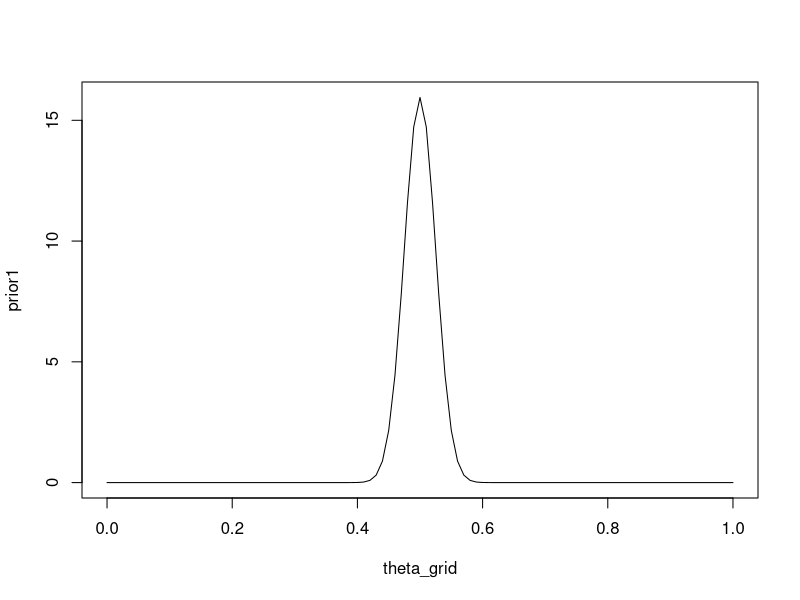
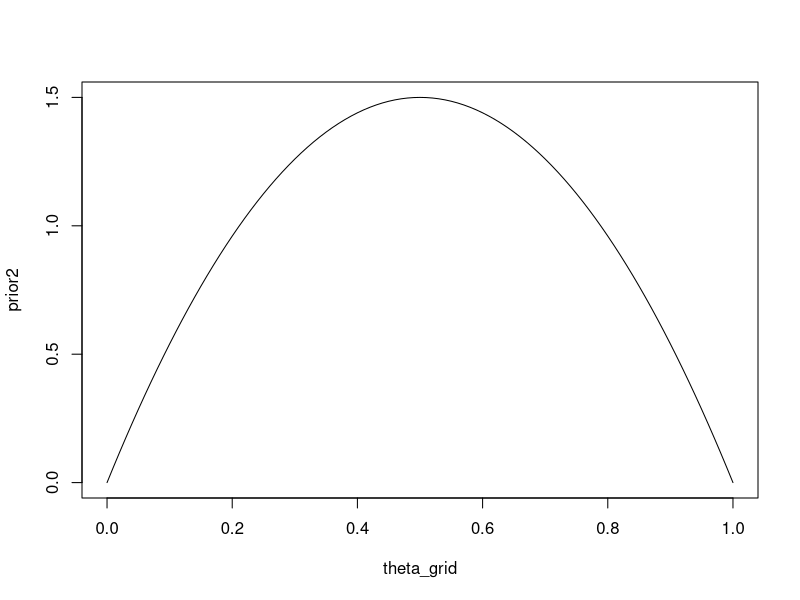
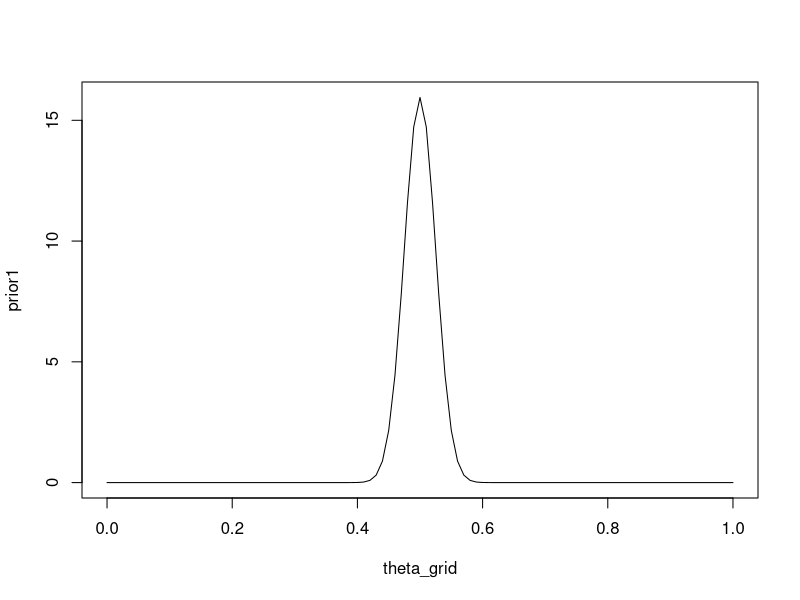
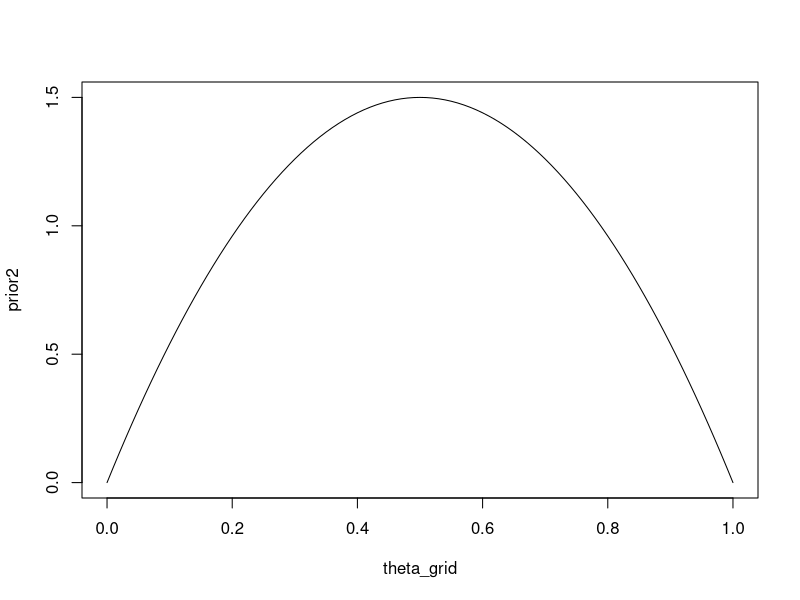
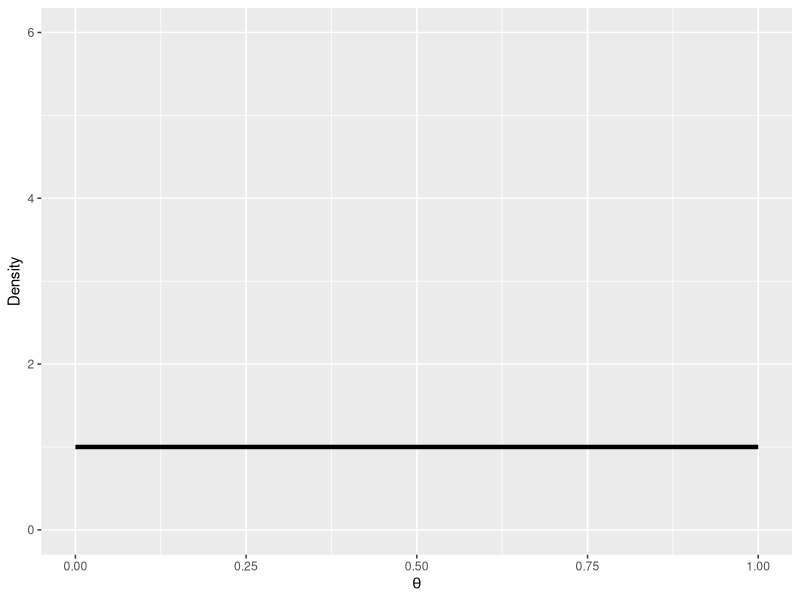
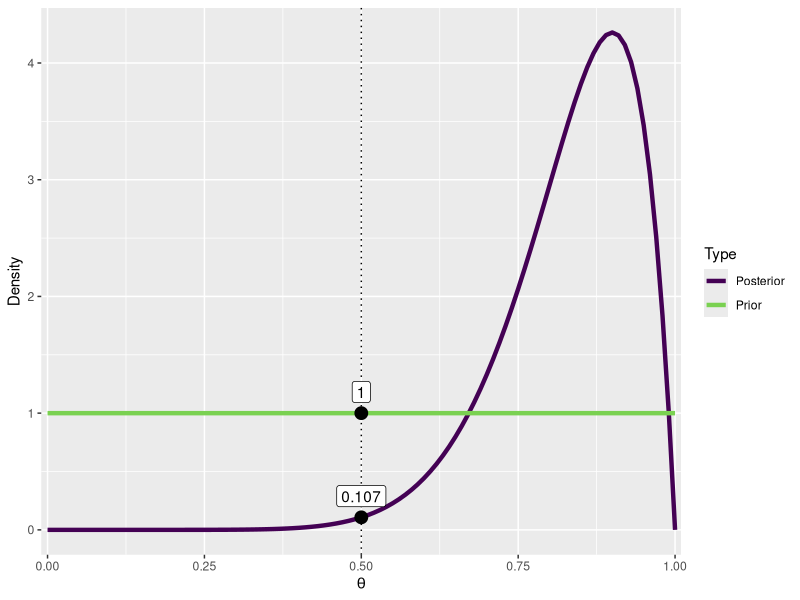

Here is the R script that generated these plots, in order:
## ---- chunk 1
#| label: load-packages
#| echo: false
#| message: false
#| warning: false
library(tidyverse)
library(viridis)

## ---- chunk 2
theta_grid <- seq(0, 1, length = 101)
prior1 <- dbeta(theta_grid, shape1 = 200, shape2 = 200)
plot(theta_grid, prior1, "l")
## ---- chunk 3
prior2 <- dbeta(theta_grid, shape1 = 2, shape2 = 2)
plot(theta_grid, prior2, "l")
## ---- chunk 4
theta_grid <- seq(0, 1, length = 101)
prior1 <- dbeta(theta_grid, shape1 = 200, shape2 = 200)
plot(theta_grid, prior1, "l")
## ---- chunk 5
prior2 <- dbeta(theta_grid, shape1 = 2, shape2 = 2)
plot(theta_grid, prior2, "l")
## ---- chunk 6
#| echo: false
#| warning: false
#| message: false
library(tidyverse)
## ---- chunk 7
n_correct <- 9
n_questions <- 10
## ---- chunk 8
pd <- tibble(
  x = seq(0, 1, by = .01),
  Prior = dbeta(x, 1, 1)
)
ggplot(pd, aes(x, Prior)) +
  geom_line(size = 1.5) +
  coord_cartesian(xlim = 0:1, ylim = c(0, 6), expand = 0.01) +
  labs(y = "Density", x = bquote(theta))
## ---- chunk 9
(dprior <- dbeta(0.5, 1, 1))
## ---- chunk 10
(dposterior <- dbeta(0.5, 10, 2))
## ---- chunk 11
BF01 <- dposterior / dprior
## ---- chunk 12
BF01
## ---- chunk 13
(BF10 <- 1/BF01)
## ---- chunk 14
pd <- pd |> 
  mutate(Posterior = dbeta(x, 1 + n_correct, 1 + (n_questions-n_correct)))

pdw <- pd |> 
  pivot_longer(names_to = "Type", 
               values_to = "density", 
               Prior:Posterior)
pdw |> 
  ggplot(aes(x, density, col = Type)) +
  geom_vline(xintercept = 0.5, linetype = "dotted") +
  geom_line(size = 1.5) +
  scale_x_continuous(expand = expansion(0.01)) +
  scale_color_viridis_d(end = 0.8) +
  labs(y = "Density", x = bquote(theta)) +
  annotate("point", x = c(.5, .5), 
           y = c(pdw$density[pdw$x == .5]),
           size = 4) +
  annotate("label",
    x = c(.5, .5),
    y = pdw$density[pdw$x == .5],
    label = round(pdw$density[pdw$x == .5], 3),
    vjust = -.5
  )
## ---- chunk 15
filter(pd, x == .5) |>
  mutate(
    BF01 = Posterior / Prior,
    BF10 = 1 / BF01) 
## ---- chunk 16
wins <- 6
games <- 9

cardgame <- c(rep(1, wins), rep(0, games-wins)) |> 
  sample(games, replace = FALSE)

cardgame <- tibble(game = 1:9,
                   winner = if_else(cardgame == 1, "A", "B"),
                   indicator = cardgame)

cardgame |> write_csv("cardgame.csv")
## ---- chunk 17
n_correct <- 9
n_questions <- 10

questions <- c(rep(1, n_correct), rep(0, n_questions-n_correct)) |> 
  sample(n_questions, replace = FALSE)

questions <- tibble(question = 1:n_questions,
                   correct = if_else(questions == 1, "correct", "error"),
                   indicator = questions)

questions |> write_csv("questions.csv")
## ---- chunk 18
smart = tibble(IQ = c(101,100,102,104,102,97,105,105,98,101,100,123,105,103,
                      100,95,102,106,109,102,82,102,100,102,102,101,102,102,
                      103,103,97,97,103,101,97,104,96,103,124,101,101,100,
                      101,101,104,100,101),
               Group = "SmartDrug")

placebo = tibble(IQ = c(99,101,100,101,102,100,97,101,104,101,102,102,100,105,
                        88,101,100,104,100,100,100,101,102,103,97,101,101,100,
                        101, 99,101,100,100,101,100,99,101,100,102,99,100,99),
                 Group = "Placebo")

SmartDrug <- bind_rows(smart, placebo)  |>
    mutate(Group = fct_relevel(as.factor(Group), "Placebo"))
## ---- chunk 19
write_csv(SmartDrug, file = "SmartDrug.csv")
